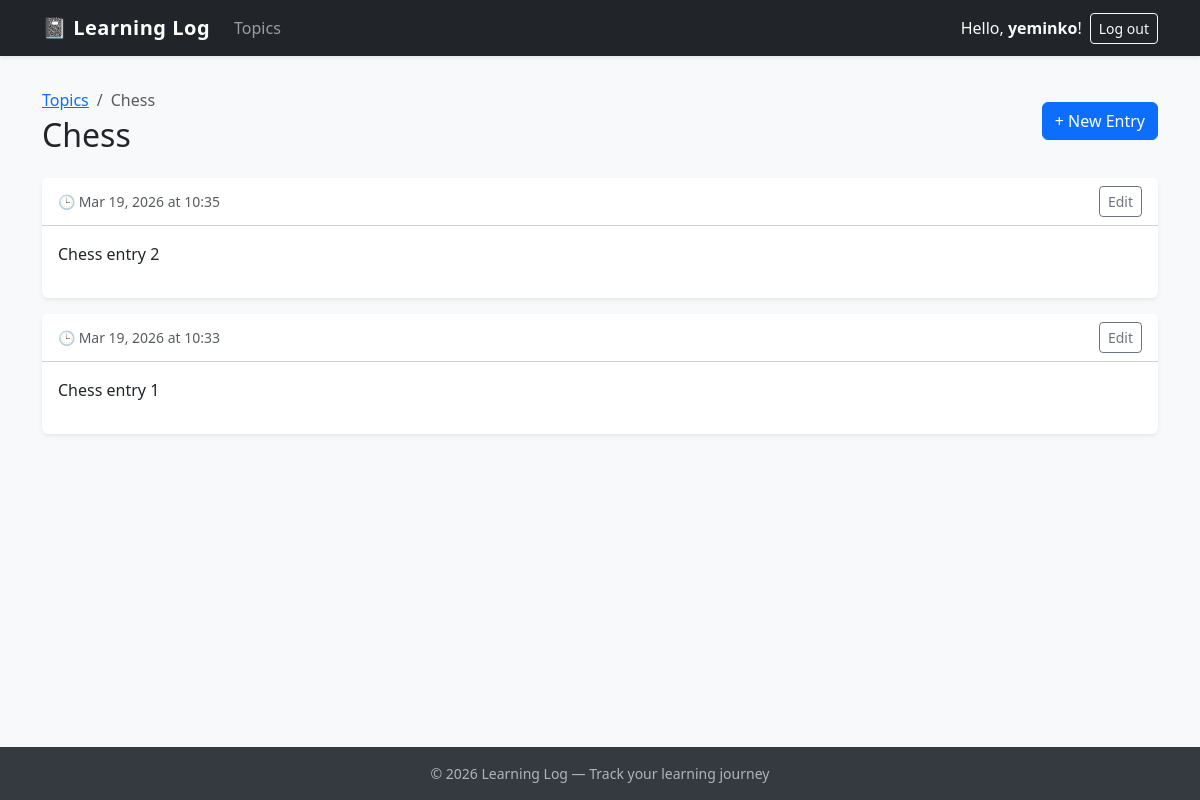
Page /topics/1/ (signed in) on the earlier database version.
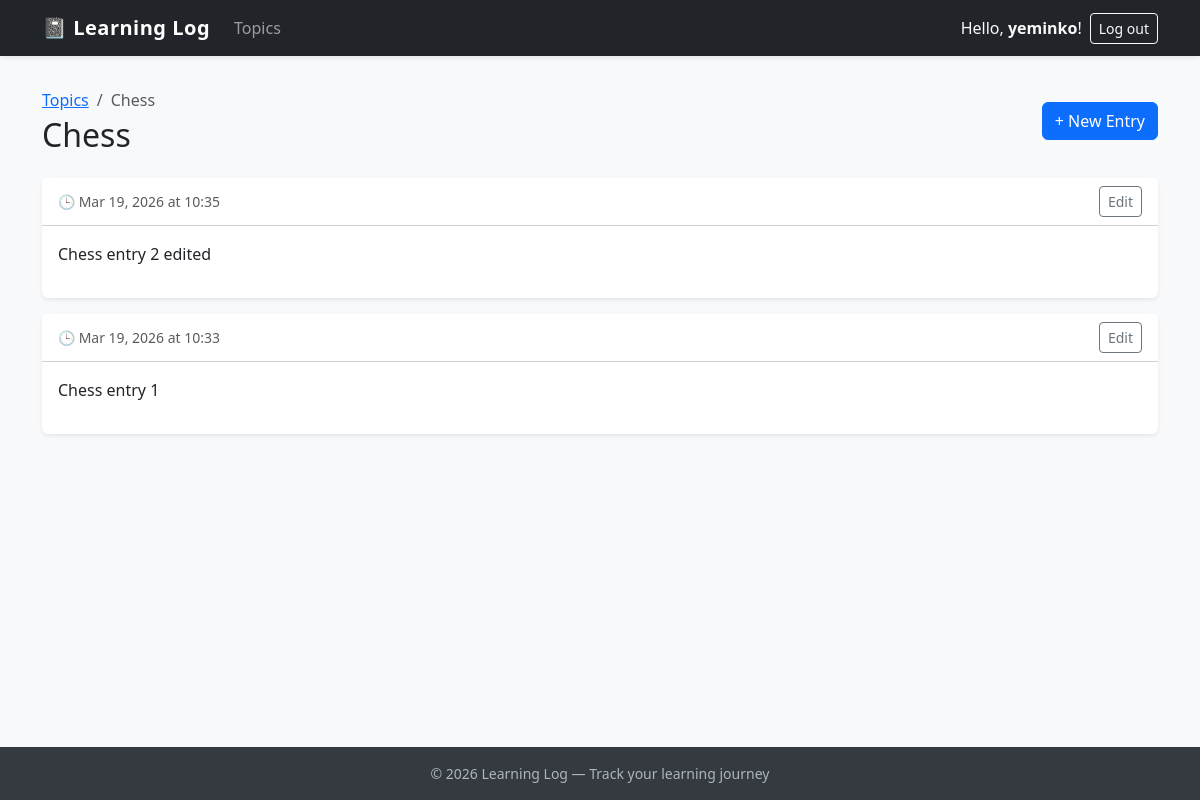
Same page on the later database version.
### learning_logs/models.py (models this page shows, shortened)
class Entry(models.Model):
    topic = models.ForeignKey(
        Topic, on_delete=models.CASCADE)
    text = models.TextField()
    date_added = models.DateTimeField(auto_now_add=True)
    class Meta:
        verbose_name_plural = 'entries'

### learning_logs/views.py (the view)
# urls.py: path('topics/<int:topic_id>/', views.topic, name='topic'),
@login_required
def topic(request, topic_id):
    topic = Topic.objects.get(id=topic_id)
    if topic.owner != request.user:
        raise Http404
    entries = topic.entry_set.order_by('-date_added')
    context = {'topic': topic, 'entries': entries}
    return render(request, 'learning_logs/topic.html', context)

### learning_logs/templates/learning_logs/topic.html
{% extends "learning_logs/base.html" %}
{% block content %}
<div class="d-flex justify-content-between align-items-center mb-4">
    <div>
        <nav aria-label="breadcrumb">
            <ol class="breadcrumb mb-1">
                <li class="breadcrumb-item"><a href="{% url 'learning_logs:topics' %}">Topics</a></li>
                <li class="breadcrumb-item active">{{ topic.text }}</li>
            </ol>
        </nav>
        <h2 class="mb-0">{{ topic.text }}</h2>
    </div>
    <a href="{% url 'learning_logs:new_entry' topic.id %}" class="btn btn-primary">+ New Entry</a>
</div>
{% if entries %}
{% for entry in entries %}
<div class="card shadow-sm mb-3 border-0">
    <div class="card-header bg-white d-flex justify-content-between align-items-center">
        <small class="text-muted">🕒 {{ entry.date_added | date:'M d, Y \a\t H:i' }}</small>
        <a href="{% url 'learning_logs:edit_entry' entry.id %}" class="btn btn-outline-secondary btn-sm">Edit</a>
    </div>
    <div class="card-body">
        {{ entry.text | linebreaks }}
    </div>
</div>
{% endfor %}
{% else %}
<div class="text-center py-5">
    <div class="fs-1 mb-3">📝</div>
    <p class="text-muted">No entries yet for this topic.</p>
    <a href="{% url 'learning_logs:new_entry' topic.id %}" class="btn btn-primary mt-2">Add first entry</a>
</div>
{% endif %}
{% endblock %}

Differences in the rows shown:
changed Entry: text "Chess entry 2" → "Chess entry 2 edited"
